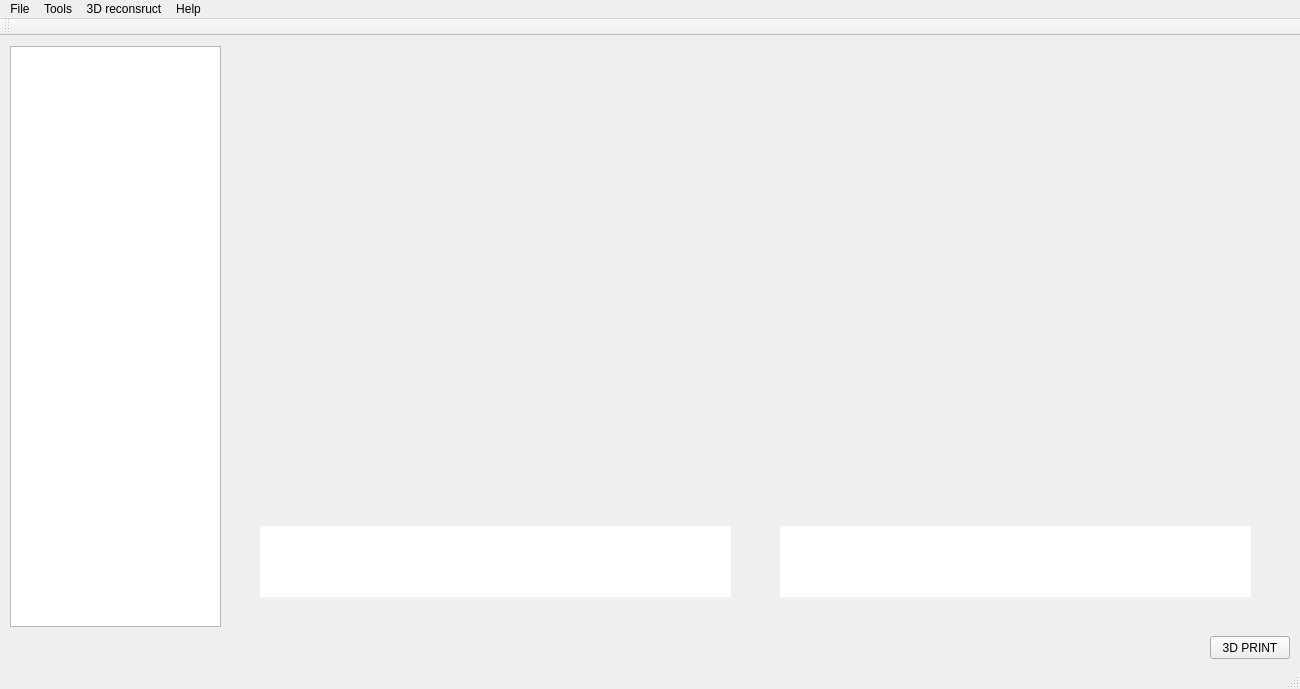
<?xml version="1.0" encoding="UTF-8"?>
<ui version="4.0">
 <class>MainWindow</class>
 <widget class="QMainWindow" name="MainWindow">
  <property name="geometry">
   <rect>
    <x>0</x>
    <y>0</y>
    <width>1300</width>
    <height>689</height>
   </rect>
  </property>
  <property name="windowTitle">
   <string>MainWindow</string>
  </property>
  <widget class="QWidget" name="centralWidget">
   <widget class="QPushButton" name="pushButton">
    <property name="geometry">
     <rect>
      <x>1210</x>
      <y>600</y>
      <width>80</width>
      <height>23</height>
     </rect>
    </property>
    <property name="text">
     <string>3D PRINT</string>
    </property>
   </widget>
   <widget class="QTreeView" name="treeView">
    <property name="geometry">
     <rect>
      <x>10</x>
      <y>10</y>
      <width>211</width>
      <height>581</height>
     </rect>
    </property>
    <property name="autoFillBackground">
     <bool>false</bool>
    </property>
   </widget>
   <widget class="QLabel" name="picture1">
    <property name="geometry">
     <rect>
      <x>260</x>
      <y>10</y>
      <width>471</width>
      <height>451</height>
     </rect>
    </property>
    <property name="text">
     <string/>
    </property>
    <property name="scaledContents">
     <bool>true</bool>
    </property>
   </widget>
   <widget class="QLabel" name="picture2">
    <property name="geometry">
     <rect>
      <x>780</x>
      <y>10</y>
      <width>471</width>
      <height>451</height>
     </rect>
    </property>
    <property name="text">
     <string/>
    </property>
    <property name="scaledContents">
     <bool>true</bool>
    </property>
   </widget>
   <widget class="QLabel" name="textimage1">
    <property name="geometry">
     <rect>
      <x>260</x>
      <y>490</y>
      <width>471</width>
      <height>71</height>
     </rect>
    </property>
    <property name="styleSheet">
     <string notr="true">QLabel { background-color :white ; color : black; }</string>
    </property>
    <property name="text">
     <string/>
    </property>
   </widget>
   <widget class="QLabel" name="textimage2">
    <property name="geometry">
     <rect>
      <x>780</x>
      <y>490</y>
      <width>471</width>
      <height>71</height>
     </rect>
    </property>
    <property name="styleSheet">
     <string notr="true">QLabel { background-color :white ; color : black; }</string>
    </property>
    <property name="text">
     <string/>
    </property>
   </widget>
  </widget>
  <widget class="QMenuBar" name="menuBar">
   <property name="geometry">
    <rect>
     <x>0</x>
     <y>0</y>
     <width>1300</width>
     <height>20</height>
    </rect>
   </property>
   <widget class="QMenu" name="menuTools">
    <property name="title">
     <string>Tools</string>
    </property>
    <addaction name="actionZoom"/>
    <addaction name="actionZoom_2"/>
   </widget>
   <widget class="QMenu" name="menu3D_reconsruct">
    <property name="title">
     <string>3D reconsruct</string>
    </property>
    <addaction name="actionCaracteristics_extraction"/>
    <addaction name="actionCorrespondance"/>
    <addaction name="actionTriangulation"/>
   </widget>
   <widget class="QMenu" name="menuHelp">
    <property name="title">
     <string>Help</string>
    </property>
    <addaction name="actionContact_us"/>
   </widget>
   <widget class="QMenu" name="menuFile">
    <property name="title">
     <string>File</string>
    </property>
    <addaction name="actionOpen_pictures_folder"/>
   </widget>
   <addaction name="menuFile"/>
   <addaction name="menuTools"/>
   <addaction name="menu3D_reconsruct"/>
   <addaction name="menuHelp"/>
  </widget>
  <widget class="QToolBar" name="mainToolBar">
   <attribute name="toolBarArea">
    <enum>TopToolBarArea</enum>
   </attribute>
   <attribute name="toolBarBreak">
    <bool>false</bool>
   </attribute>
  </widget>
  <widget class="QStatusBar" name="statusBar"/>
  <action name="actionOpen_pictures_folder">
   <property name="text">
    <string>Open pictures folder</string>
   </property>
   <property name="font">
    <font>
     <family>OpenSymbol</family>
    </font>
   </property>
   <property name="menuRole">
    <enum>QAction::ApplicationSpecificRole</enum>
   </property>
  </action>
  <action name="actionZoom">
   <property name="text">
    <string>Zoom +</string>
   </property>
  </action>
  <action name="actionZoom_2">
   <property name="text">
    <string>Zoom -</string>
   </property>
  </action>
  <action name="actionCaracteristics_extraction">
   <property name="text">
    <string>Caracteristics extraction</string>
   </property>
  </action>
  <action name="actionCorrespondance">
   <property name="text">
    <string>Correspondance</string>
   </property>
  </action>
  <action name="actionTriangulation">
   <property name="text">
    <string>Triangulation</string>
   </property>
  </action>
  <action name="actionContact_us">
   <property name="text">
    <string>Contact us</string>
   </property>
  </action>
 </widget>
 <layoutdefault spacing="6" margin="11"/>
 <resources/>
 <connections/>
</ui>
